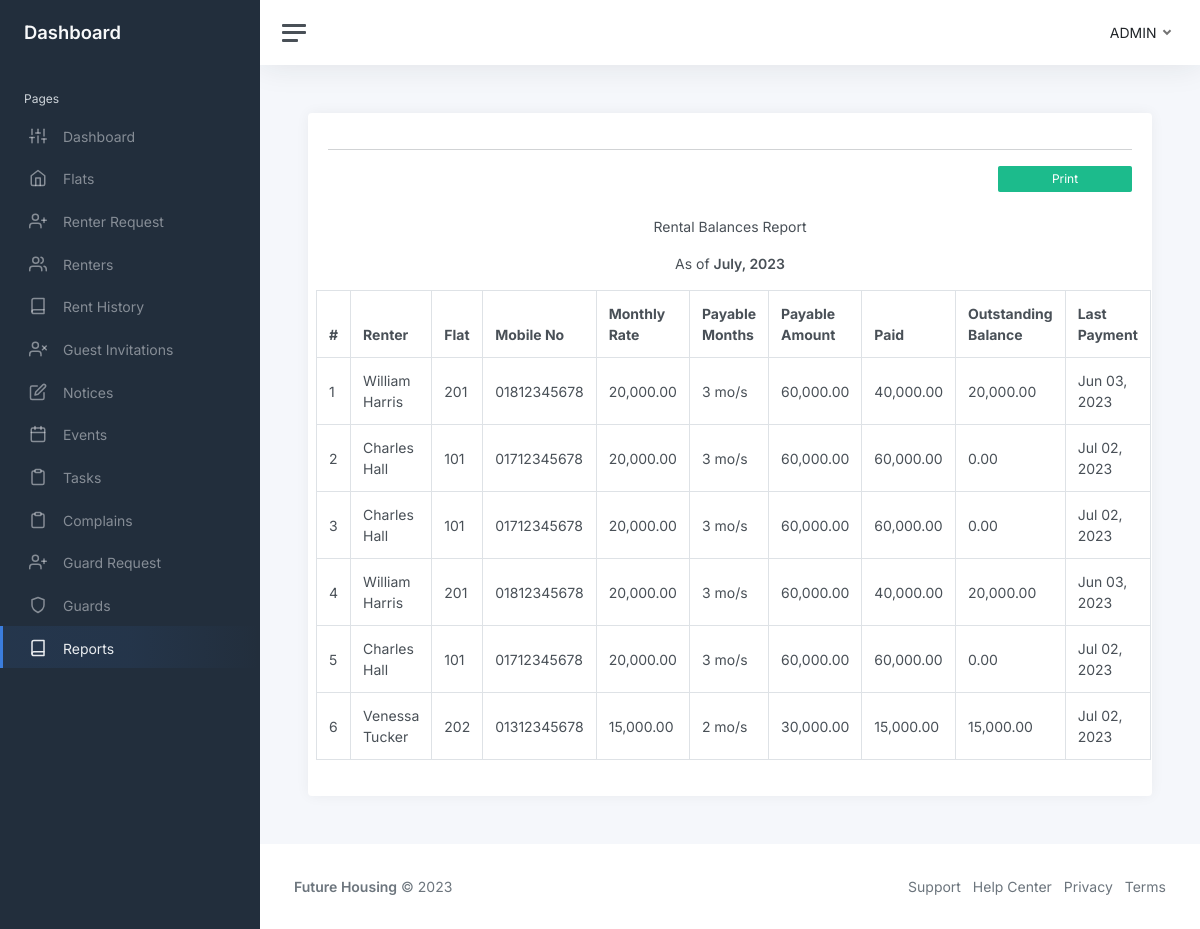
/php/admin/reports.php, run on the app's committed database.
### tables this page shows
CREATE TABLE `flat_rents` (
  `id` int NOT NULL,
  `flat` varchar(256) DEFAULT NULL,
  `fullname` varchar(256) DEFAULT NULL,
  `phone` varchar(256) DEFAULT NULL,
  `rent` varchar(256) DEFAULT NULL,
  `gas_bill` varchar(256) DEFAULT NULL,
  `bKash_number` varchar(256) DEFAULT NULL,
  `trx_id` varchar(256) DEFAULT NULL,
  `rented_at` datetime NOT NULL DEFAULT CURRENT_TIMESTAMP
);

CREATE TABLE `renters` (
  `id` int NOT NULL,
  `flat` varchar(256) NOT NULL,
  `fullname` varchar(256) DEFAULT NULL,
  `username` varchar(256) NOT NULL,
  `email` varchar(256) NOT NULL,
  `phone` varchar(256) DEFAULT NULL,
  `nid` varchar(256) DEFAULT NULL,
  `gender` varchar(256) DEFAULT NULL,
  `password` varchar(256) DEFAULT NULL,
  `picture` varchar(256) DEFAULT NULL,
  `registered_at` datetime NOT NULL DEFAULT CURRENT_TIMESTAMP
);

CREATE TABLE `flats` (
  `id` int NOT NULL,
  `flat` varchar(256) DEFAULT NULL,
  `description` text,
  `rent` varchar(256) DEFAULT NULL,
  `gas_bill` varchar(256) NOT NULL,
  `picture1` varchar(256) DEFAULT NULL,
  `picture2` varchar(256) DEFAULT NULL,
  `picture3` varchar(256) DEFAULT NULL,
  `status` tinyint(1) DEFAULT '0'
);

### php/admin/reports.php (the view, shortened to what this page needs)
<?php
include "../../database.php";
$query = "SELECT * FROM `flat_rents`";
$stmt = $conn->prepare($query);
$result = $stmt->execute();
$flat_rents = $stmt->fetchAll();
?>
<!DOCTYPE html>
<html lang="en">
<head>
    <link href="https://cdn.jsdelivr.net/npm/simple-datatables@7.1.2/dist/style.min.css" rel="stylesheet" />
    <link href="../../styles/app.css" rel="stylesheet">
    <link href="../../styles/print.css" rel="stylesheet" media="print">
</head>
<body>
    <div class="wrapper">
        <?php include "components/sidebar.php"?>
        <div class="main">
            <?php include "components/navbar.php"?>
            <main class="content">
                <div class="container-fluid p-0">
                    <div class="col-lg-12">
                        <div class="card">
                            <div class="card-body">
                                <div class="col-md-12">
                                    <hr>
                                    <div class="row">
                                        <div class="col-md-12 mb-2">
                                            <button class="btn btn-sm btn-block btn-success col-md-2 ml-1 float-end"
                                                type="button" onclick="window.print()" id="print"> Print</button>
                                        </div>
                                    </div>
                                    <div id="report">
                                        <div class="on-print">
                                            <p>
                                                <center>Rental Balances Report</center>
                                            </p>
                                            <p>
                                                <center>As of <b><?php echo date('F, Y') ?></b></center>
                                            </p>
                                        </div>
                                        <div class="row">
                                            <table id="datatablesSimple" class="table table-bordered">
                                                <thead>
                                                    <tr>
                                                        <th>#</th>
                                                        <th>Renter</th>
                                                        <th>Flat</th>
                                                        <th>Mobile No</th>
                                                        <th>Monthly Rate</th>
                                                        <th>Payable Months</th>
                                                        <th>Payable Amount</th>
                                                        <th>Paid</th>
                                                        <th>Outstanding Balance</th>
                                                        <th>Last Payment</th>
                                                    </tr>
                                                </thead>
                                                <tbody>
                                                    <?php
                                                    $i = 1;
                                                    if (!empty($flat_rents)):
                                                        foreach ($flat_rents as $flat_rent):
                                                            $renter_query = "SELECT * FROM `renters` WHERE flat = :flat";
                                                            $renter_stmt = $conn->prepare($renter_query);
                                                            $renter_stmt->bindParam(':flat', $flat_rent['flat']);
                                                            $renter_stmt->execute();
                                                            $renter = $renter_stmt->fetch();
                                                            $flat_query = "SELECT * FROM `flats` WHERE flat = :flat";
                                                            $flat_stmt = $conn->prepare($flat_query);
                                                            $flat_stmt->bindParam(':flat', $flat_rent['flat']);
                                                            $flat_stmt->execute();
                                                            $flat = $flat_stmt->fetch();
                                                            $months = floor((time() - strtotime($renter['registered_at'])) / (30 * 24 * 60 * 60));
                                                            $payable = $flat['rent'] * $months;
                                                            $paid_query = "SELECT SUM(rent) AS paid FROM flat_rents WHERE flat = :flat";
                                                            $paid_stmt = $conn->prepare($paid_query);
                                                            $paid_stmt->bindParam(':flat', $renter['flat']);
                                                            $paid_stmt->execute();
                                                            $paid_result = $paid_stmt->fetch();
                                                            $paid = $paid_result['paid'] ? $paid_result['paid'] : 0;
                                                            $last_payment_query = "SELECT rented_at FROM flat_rents WHERE flat = :flat ORDER BY rented_at DESC LIMIT 1";
                                                            $last_payment_stmt = $conn->prepare($last_payment_query);
                                                            $last_payment_stmt->bindParam(':flat', $renter['flat']);
                                                            $last_payment_stmt->execute();
                                                            $last_payment_result = $last_payment_stmt->fetch();
                                                            $last_payment = $last_payment_result ? date("M d, Y", strtotime($last_payment_result['rented_at'])) : 'N/A';
                                                            $outstanding = $payable - $paid;
                                                    ?>
                                                    <tr>
                                                        <td><?php echo $i++ ?></td>
                                                        <td><?php echo ucwords($flat_rent['fullname']) ?></td>
                                                        <td><?php echo $flat_rent['flat'] ?></td>
                                                        <td><?php echo $renter['phone'] ?></td>
                                                        <td class="text-right">
                                                            <?php echo number_format($flat['rent'], 2) ?></td>
                                                        <td class="text-right"><?php echo $months.' mo/s' ?></td>
                                                        <td class="text-right"><?php echo number_format($payable, 2) ?>
                                                        </td>
                                                        <td class="text-right"><?php echo number_format($paid, 2) ?>
                                                        </td>
                                                        <td class="text-right">
                                                            <?php echo number_format($outstanding, 2) ?></td>
                                                        <td><?php echo $last_payment ?></td>
                                                    </tr>
                                                    <?php
                                                        endforeach;
                                                    endif;
                                                    ?>
                                                </tbody>
                                            </table>
                                        </div>
                                    </div>
                                </div>
                            </div>
                        </div>
                    </div>
                </div>
            </main>
            <footer class="footer">
                <?php include "components/footer.php"?>
            </footer>
        </div>
    </div>
</body>
</html>

### styles/print.css (style rules this page uses)
#print { display: none; visibility: none; }
th, td { font-size: x-small; }

### data on the page
flat_rents: fullname "William Harris", flat "201", renters.phone "01812345678", flats.rent "20,000.00", renters.registered_at "3", flats.rent "60,000.00", paid "40,000.00", outstanding "20,000.00", flat_rents.rented_at "Jun 03, 2023"
flat_rents: fullname "Charles Hall", flat "101", renters.phone "01712345678", flats.rent "20,000.00", renters.registered_at "3", flats.rent "60,000.00", paid "60,000.00", outstanding "0.00", flat_rents.rented_at "Jul 02, 2023"
flat_rents: fullname "Charles Hall", flat "101", renters.phone "01712345678", flats.rent "20,000.00", renters.registered_at "3", flats.rent "60,000.00", paid "60,000.00", outstanding "0.00", flat_rents.rented_at "Jul 02, 2023"
flat_rents: fullname "William Harris", flat "201", renters.phone "01812345678", flats.rent "20,000.00", renters.registered_at "3", flats.rent "60,000.00", paid "40,000.00", outstanding "20,000.00", rented_at "Jun 03, 2023"
flat_rents: fullname "Charles Hall", flat "101", renters.phone "01712345678", flats.rent "20,000.00", renters.registered_at "3", flats.rent "60,000.00", paid "60,000.00", outstanding "0.00", rented_at "Jul 02, 2023"
flat_rents: fullname "Venessa Tucker", flat "202", renters.phone "01312345678", flats.rent "15,000.00", renters.registered_at "2", flats.rent "30,000.00", paid "15,000.00", outstanding "15,000.00", rented_at "Jul 02, 2023"
